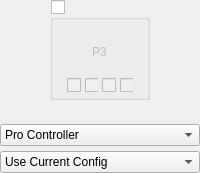
            <widget class="QWidget" name="widgetPlayer3" native="true">
             <layout class="QVBoxLayout" name="verticalLayout_28">
              <property name="spacing">
               <number>5</number>
              </property>
              <property name="leftMargin">
               <number>0</number>
              </property>
              <property name="topMargin">
               <number>0</number>
              </property>
              <property name="rightMargin">
               <number>0</number>
              </property>
              <property name="bottomMargin">
               <number>0</number>
              </property>
              <item alignment="Qt::AlignHCenter">
               <widget class="QGroupBox" name="groupPlayer3Connected">
                <property name="minimumSize">
                 <size>
                  <width>100</width>
                  <height>100</height>
                 </size>
                </property>
                <property name="maximumSize">
                 <size>
                  <width>100</width>
                  <height>100</height>
                 </size>
                </property>
                <property name="title">
                 <string/>
                </property>
                <property name="checkable">
                 <bool>true</bool>
                </property>
                <property name="checked">
                 <bool>false</bool>
                </property>
                <layout class="QVBoxLayout" name="verticalLayout_6" stretch="1,0">
                 <property name="spacing">
                  <number>7</number>
                 </property>
                 <property name="leftMargin">
                  <number>14</number>
                 </property>
                 <property name="topMargin">
                  <number>7</number>
                 </property>
                 <property name="rightMargin">
                  <number>14</number>
                 </property>
                 <property name="bottomMargin">
                  <number>4</number>
                 </property>
                 <item>
                  <widget class="QWidget" name="controllerPlayer3" native="true">
                   <property name="styleSheet">
                    <string notr="true"/>
                   </property>
                   <layout class="QVBoxLayout" name="verticalLayout_14">
                    <property name="topMargin">
                     <number>16</number>
                    </property>
                    <item alignment="Qt::AlignHCenter|Qt::AlignVCenter">
                     <widget class="QLabel" name="labelPlayer3">
                      <property name="text">
                       <string>P3</string>
                      </property>
                     </widget>
                    </item>
                   </layout>
                  </widget>
                 </item>
                 <item alignment="Qt::AlignHCenter">
                  <widget class="QWidget" name="Player3LEDs" native="true">
                   <property name="enabled">
                    <bool>false</bool>
                   </property>
                   <property name="minimumSize">
                    <size>
                     <width>0</width>
                     <height>10</height>
                    </size>
                   </property>
                   <layout class="QHBoxLayout" name="horizontalLayout_9">
                    <property name="spacing">
                     <number>4</number>
                    </property>
                    <property name="leftMargin">
                     <number>0</number>
                    </property>
                    <property name="topMargin">
                     <number>0</number>
                    </property>
                    <property name="rightMargin">
                     <number>0</number>
                    </property>
                    <property name="bottomMargin">
                     <number>0</number>
                    </property>
                    <item>
                     <widget class="QCheckBox" name="checkboxPlayer3LED1"/>
                    </item>
                    <item>
                     <widget class="QCheckBox" name="checkboxPlayer3LED2"/>
                    </item>
                    <item>
                     <widget class="QCheckBox" name="checkboxPlayer3LED3"/>
                    </item>
                    <item>
                     <widget class="QCheckBox" name="checkboxPlayer3LED4"/>
                    </item>
                   </layout>
                  </widget>
                 </item>
                </layout>
               </widget>
              </item>
              <item>
               <widget class="QWidget" name="Player3Explain" native="true">
                <property name="minimumSize">
                 <size>
                  <width>0</width>
                  <height>10</height>
                 </size>
                </property>
                <property name="maximumSize">
                 <size>
                  <width>150</width>
                  <height>16777215</height>
                 </size>
                </property>
                <layout class="QVBoxLayout" name="verticalLayout_38">
                 <property name="spacing">
                  <number>0</number>
                 </property>
                 <property name="leftMargin">
                  <number>0</number>
                 </property>
                 <property name="topMargin">
                  <number>0</number>
                 </property>
                 <property name="rightMargin">
                  <number>0</number>
                 </property>
                 <property name="bottomMargin">
                  <number>0</number>
                 </property>
                 <item>
                  <widget class="QLabel" name="labelPlayer3Explain">
                   <property name="alignment">
                    <set>Qt::AlignCenter</set>
                   </property>
                  </widget>
                 </item>
                </layout>
               </widget>
              </item>
              <item>
               <widget class="QComboBox" name="comboPlayer3Emulated">
                <item>
                 <property name="text">
                  <string>Pro Controller</string>
                 </property>
                </item>
                <item>
                 <property name="text">
                  <string>Dual Joycons</string>
                 </property>
                </item>
                <item>
                 <property name="text">
                  <string>Left Joycon</string>
                 </property>
                </item>
                <item>
                 <property name="text">
                  <string>Right Joycon</string>
                 </property>
                </item>
               </widget>
              </item>
              <item>
               <widget class="QComboBox" name="comboPlayer3Profile">
                <item>
                 <property name="text">
                  <string>Use Current Config</string>
                 </property>
                </item>
               </widget>
              </item>
             </layout>
            </widget>
